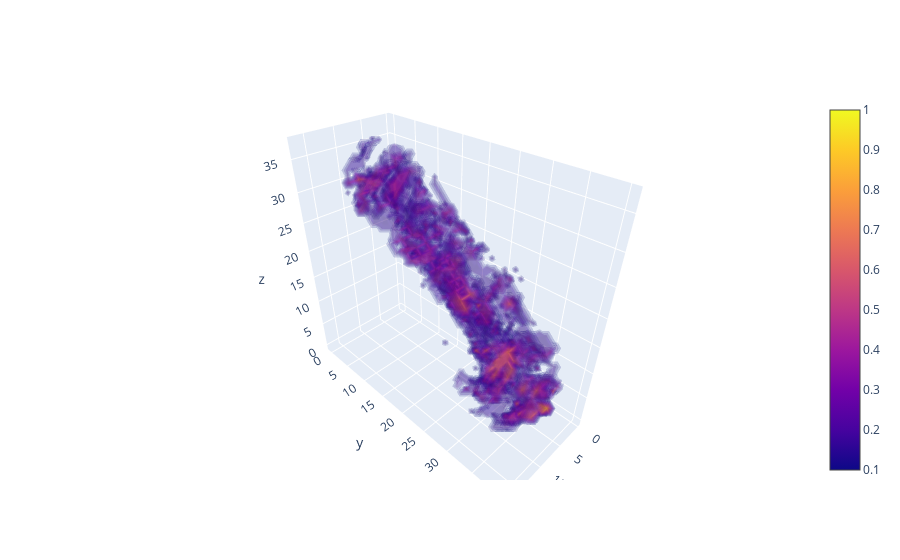

Notebook source saved alongside this figure:
### Code cell
# Create axis
axes = list(dim[:3])
dim1 = list(dim[:3])[0]
dim2 = list(dim[:3])[1]
dim3 = list(dim[:3])[2]

# Create Data
data = sum_vol.np.reshape(list(dim[:3]))

X, Y, Z = np.mgrid[0:dim1:1, 0:dim2:1, 0:dim3:1]
values = np.flip(data, axis=[1,2])

fig = go.Figure(data=go.Volume(
    x=X.flatten(),
    y=Y.flatten(),
    z=Z.flatten(),
    value=values.flatten(),
    isomin=0.1,
    isomax=1,
    opacity=0.1, # needs to be small to see through all surfaces
    surface_count=17, # needs to be a large number for good volume rendering
    ))
fig.show()

### Figure 1 — Plotly figure (JSON) as saved in the notebook; plotly's stock layout.template omitted (floating-point values rounded to 4 significant figures; data arrays with more than 128 entries replaced by an {"elided": "..."} marker saying what was removed)
{"data": [{"isomax": 1, "isomin": 0.1, "opacity": 0.1, "surface": {"count": 17}, "type": "volume", "value": {"elided": "28044 float values"}, "x": {"elided": "28044 int values"}, "y": {"elided": "28044 int values"}, "z": {"elided": "28044 int values"}}], "layout": {}}
